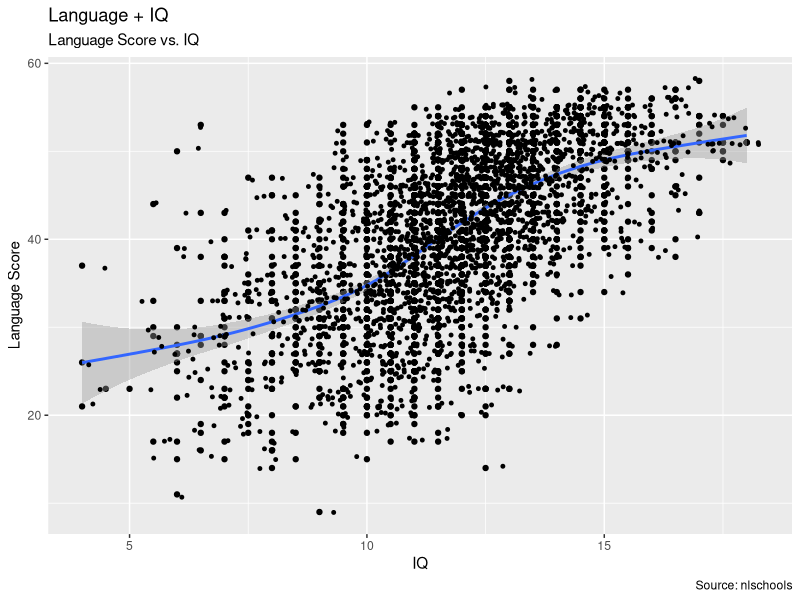
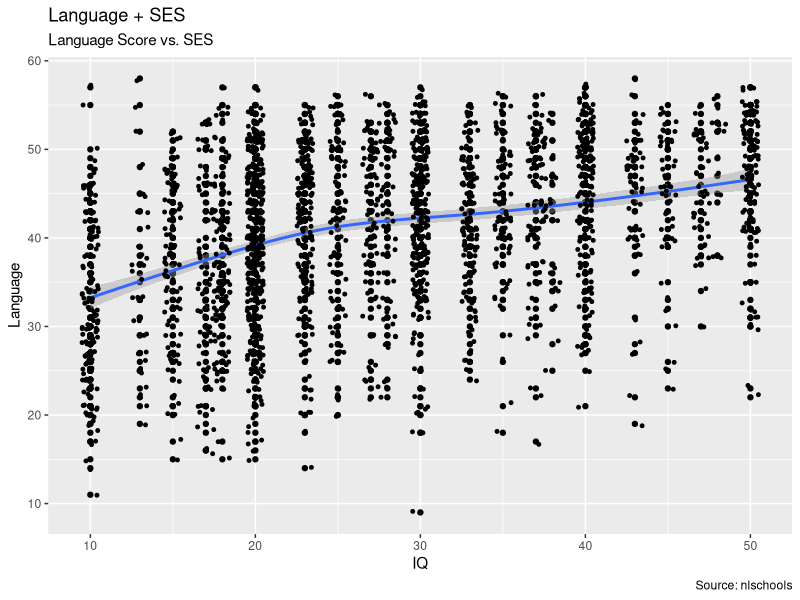
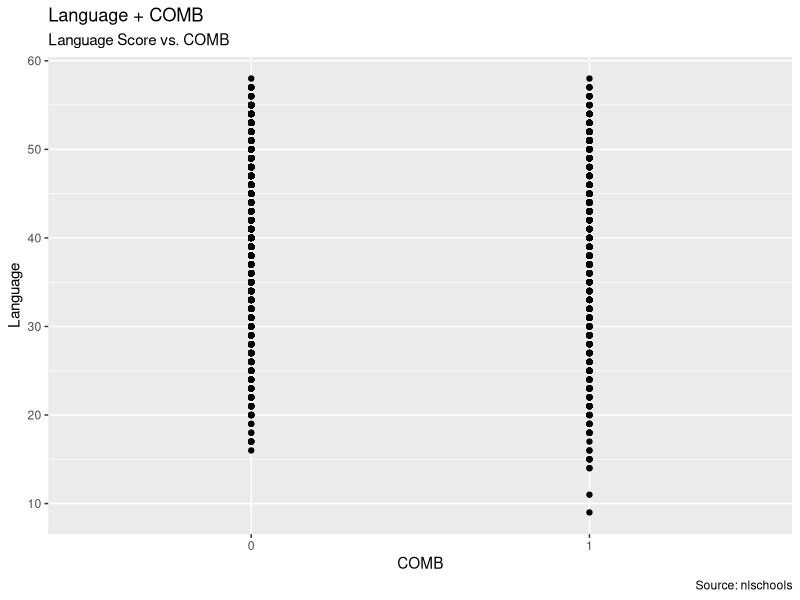
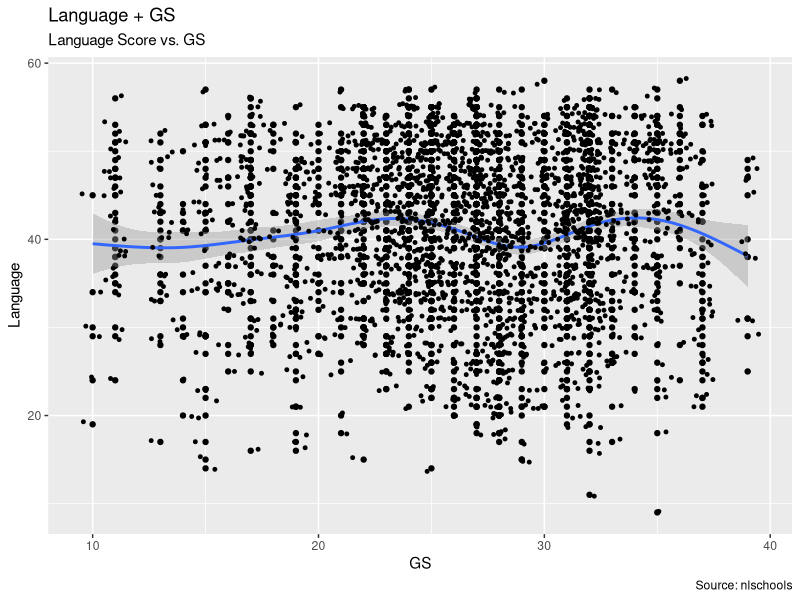
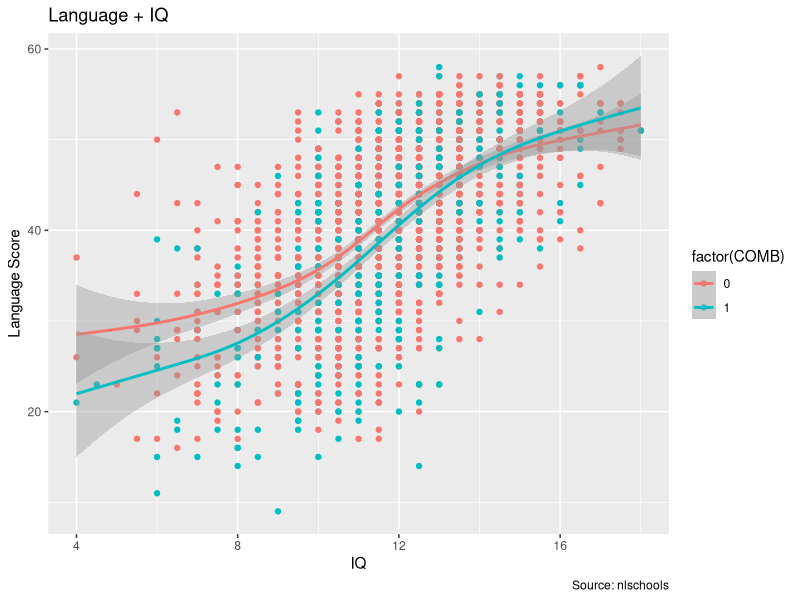
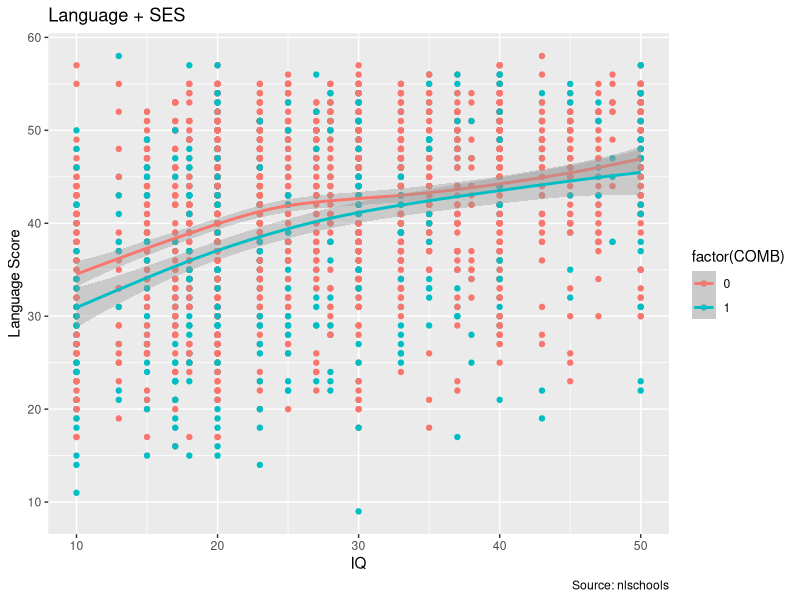
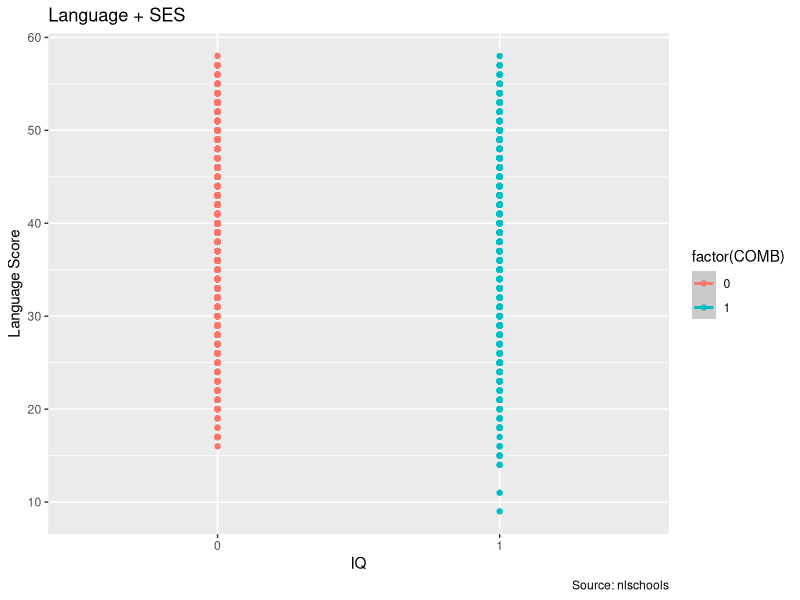
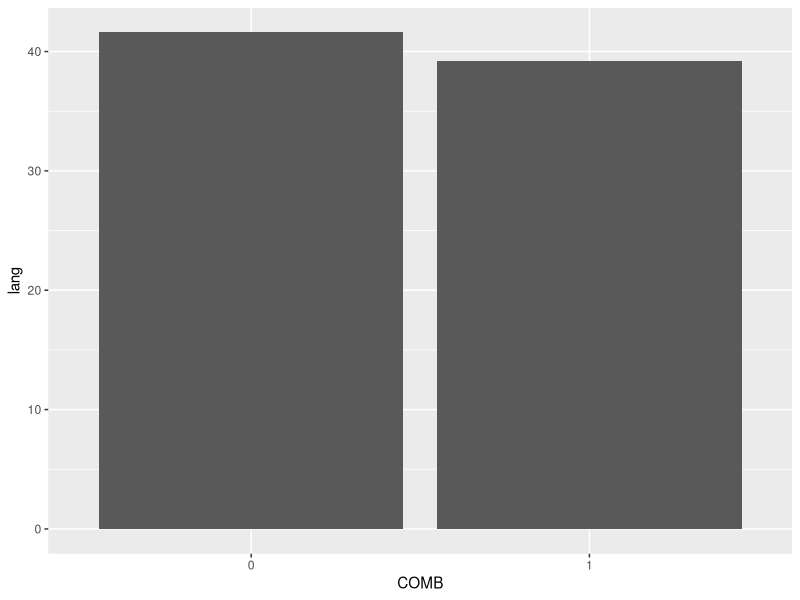

Write the R code that produced these figures, in order.
## ---- chunk 1
library("MASS")
library(ggplot2)
library(plyr)
library(sqldf)

#nlschools
## ---- chunk 2
#nlschools
p1 <- ggplot(data = nlschools, mapping = aes(x = IQ , y = lang))

# language score and verbal IQ
p1 + 
  geom_point(aes()) +
  geom_smooth(show.legend = TRUE, method = 'gam') +
  geom_jitter(width = .5, size=1) +
    labs(subtitle="Language Score vs. IQ", 
       x="IQ",
       y="Language Score",
       title="Language + IQ", 
       caption="Source: nlschools")
## ---- chunk 3
# language score and SES
p2 <-  ggplot(data = nlschools, mapping = aes(x = SES, y = lang))

p2 +
  geom_point(aes()) +
  geom_smooth(show.legend = TRUE, method = 'gam') +
  geom_jitter(width = .5, size=1) +
    labs(subtitle="Language Score vs. SES", 
       x="IQ",
       y="Language",
       title="Language + SES", 
       caption="Source: nlschools")
## ---- chunk 4
# language score and COMB
p3 <-  ggplot(data = nlschools, mapping = aes(x = COMB, y = lang))

p3 +
  geom_point(aes()) +
  geom_smooth(show.legend = TRUE, method = 'gam') +
  #geom_jitter(width = .5, size=1) +
    labs(subtitle="Language Score vs. COMB", 
       x="COMB",
       y="Language",
       title="Language + COMB", 
       caption="Source: nlschools")

## ---- chunk 5
# language score and COMB
p4 <-  ggplot(data = nlschools, mapping = aes(x = GS, y = lang))

p4 +
  geom_point(aes()) +
  geom_smooth(show.legend = TRUE, method = 'gam') +
  geom_jitter(width = .5, size=1) +
    labs(subtitle="Language Score vs. GS", 
       x="GS",
       y="Language",
       title="Language + GS", 
       caption="Source: nlschools")

## ---- chunk 6
# language score and verbal IQ
point <- geom_point(aes(colour = factor(COMB)))
smooth <- geom_smooth(show.legend = TRUE, method = 'gam' , aes(colour = factor(COMB)))


p1 + 
  point +
  smooth +
    labs(
       x="IQ",
       y="Language Score",
       title="Language + IQ", 
       caption="Source: nlschools")
## ---- chunk 7
# language score and verbal IQ
p2 + 
  point +
  smooth +
    labs(
       x="IQ",
       y="Language Score",
       title="Language + SES", 
       caption="Source: nlschools")
## ---- chunk 8
# language score and verbal IQ
p3 + 
  point +
  smooth +
    labs(
       x="IQ",
       y="Language Score",
       title="Language + SES", 
       caption="Source: nlschools")
## ---- chunk 9
#sqldf("SELECT 
          #DISTINCT(`class`) class,
          #COUNT(`class`) count
      #FROM nlschools GROUP BY `class`")
## ---- chunk 10
# Barplot with mean
#library(Hmisc)
#ggplot(data=nlschools, mapping=aes(x=lang, y=IQ)) + 
#  stat_summary(fun.data=mean_sdl, geom="bar")


#Average language exam test score by COMB
ggplot(aes(x = COMB, y = lang), data = nlschools) + stat_summary(fun = "mean", geom = "bar")

sqldf("SELECT 
          DISTINCT(COMB) COMB,
          AVG(`lang`) lang
      FROM nlschools GROUP BY `COMB`")




#Average language exam test score by class id
ggplot(aes(x = class, y = lang), data = nlschools) + stat_summary(fun = "mean", geom = "bar")

sqldf("SELECT 
          DISTINCT(class) class,
          AVG(`lang`) lang
      FROM nlschools GROUP BY `class`")
      




## ---- chunk 11
library("MASS")
#head(nlschools)
library(ggplot2)
library(dplyr)
#library(sqldf)
#?nlschools
data <- nlschools

# Average Language Exam
avg.lang <- summarise(data, Mean = mean(lang))
avg.lang

# Average Language Exam per class
avg.class.lang <-  data %>% group_by(class) %>% summarise(data, Mean = mean(lang))
avg.class.lang


#ggplot(aes(x = class, y = lang), data = nlschools) + stat_summary(fun = "mean", geom = "bar")

# Average Language Exam Test Score per class
sqldf("SELECT 
          DISTINCT(class) class,
          AVG(CAST(lang as real)) lang
      FROM nlschools GROUP BY 1
      ORDER BY 1 ASC")


## ---- chunk 12
class.iq <- ggplot(aes(x = class, y = IQ), data = nlschools)


# language score and verbal IQ
class.iq + 
  stat_summary(fun = "mean", geom = "bar")
    labs(
       x="class",
       y="IQ",
       title="Student IQ by Class", 
       caption="Source: nlschools")
## ---- chunk 13
class.iq <- ggplot(aes(x = class, y = SES), data = nlschools)


# language score and verbal IQ
class.iq + 
  stat_summary(fun = "mean", geom = "bar")
    labs(
       x="class",
       y="SES",
       title="Student SES by Class", 
       caption="Source: nlschools")
